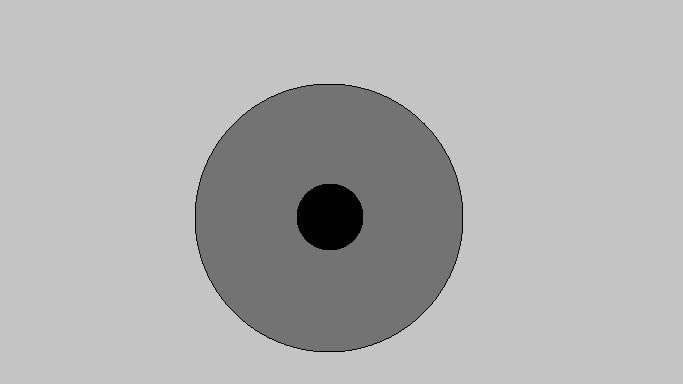
%> input picture images/artificial_eye.jpg, 683 x 384 px
$ octave detect_edges_2.m   (GNU Octave 9; MATLAB toolbox functions it lacks are replaced by stand-ins)
%> lines starting %> are read from the running program, lines starting %| are printed output that depends on the picture
image = imread("images/artificial_eye.jpg");
%> image is the input picture: size 384x683x3 uint8; min 0, max 229, mean 176.6
image_gr = rgb2gray(image);
image_gr = im2double(image_gr);
%> image_gr: size 384x683 double
imshow(image_gr)

% zmien rozdzielczość obrazu

% Define Gaussian filter kernel
sigma = 10;  % Standard deviation
filter_size = 5*sigma;  % Filter size
kernel = fspecial('gaussian', filter_size, sigma);
% Apply Gaussian filter
filtered_image = imfilter(image_gr, kernel, 'conv', 'replicate');
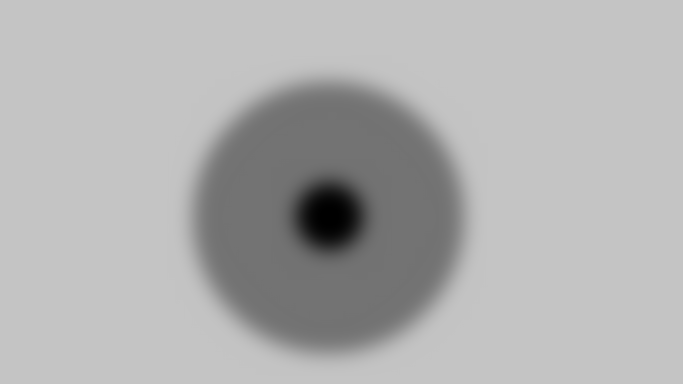
%> filtered_image: size 384x683 double; min 6.29e-05, max 0.769, mean 0.693


Gh = [-1,-1,-1,-1,0,1,1,1,1]; %horizontal
Gv = Gh'; %vertical

horizontal = conv2(double(filtered_image), Gh, 'same');
vertical = conv2(double(filtered_image), Gv, 'same');
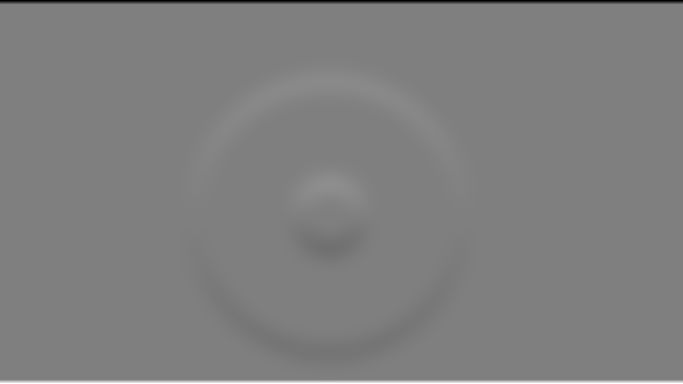
%> vertical: size 384x683 double; min -3.07, max 3.07, mean -1.47e-16; drawn with min black and max white

horizontal = horizontal.*horizontal;
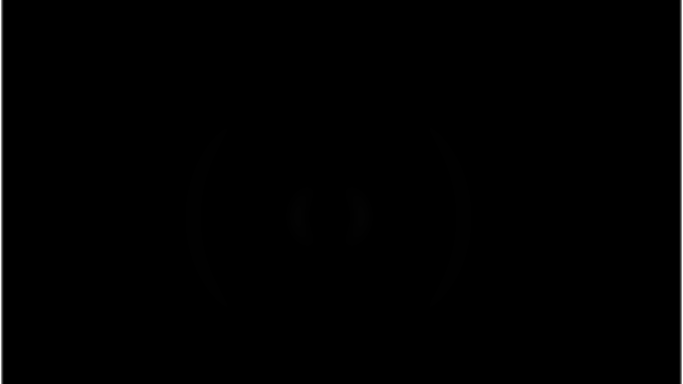
%> horizontal: size 384x683 double; min 0, max 9.45, mean 0.0547; drawn with min black and max white
vertical = vertical.*vertical;
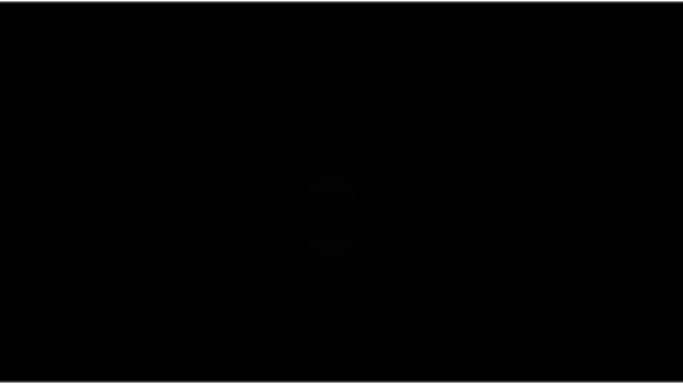
%> vertical: size 384x683 double; min 0, max 9.45, mean 0.0951; drawn with min black and max white

result = horizontal + vertical;
result = sqrt(result);
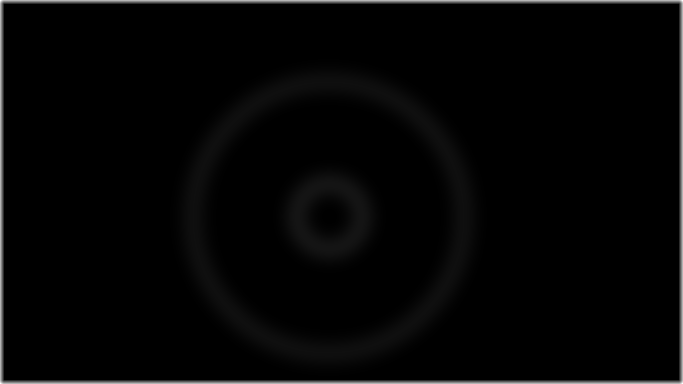
%> result: size 384x683 double; min 0, max 4.35, mean 0.0898; drawn with min black and max white
% result = sqrt(result);

validation(:,:,1) = mat2gray(image_gr); % Normalize the grayscale image
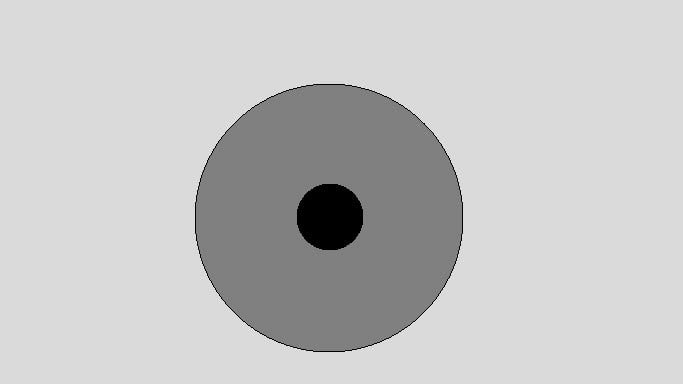
%> validation: size 384x683 double; min 0, max 1, mean 0.771
validation(:,:,2) = mat2gray(image_gr);
validation(:,:,3) = mat2gray(image_gr + 10.*result);
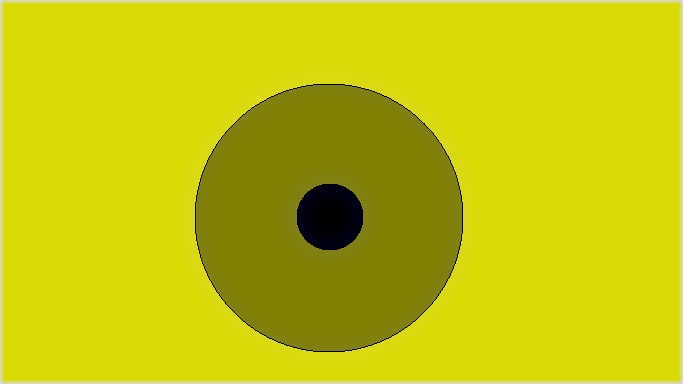
%> validation: size 384x683x3 double; mean R, G, B 0.771, 0.771, 0.0359
figure()
imshow(validation)


% brac dwa razy mniejsza rozdzielczosc
% mniej proimeini do przeszukiwania
% jest duzo szybciej
% ale potem trzeba wrocic do pelenej rozdzielczosci i trzeba przekazac
% wspolrzedne srodka i promien (x2 wieksze czy zalezy ile tam
% zmniejszylismy
